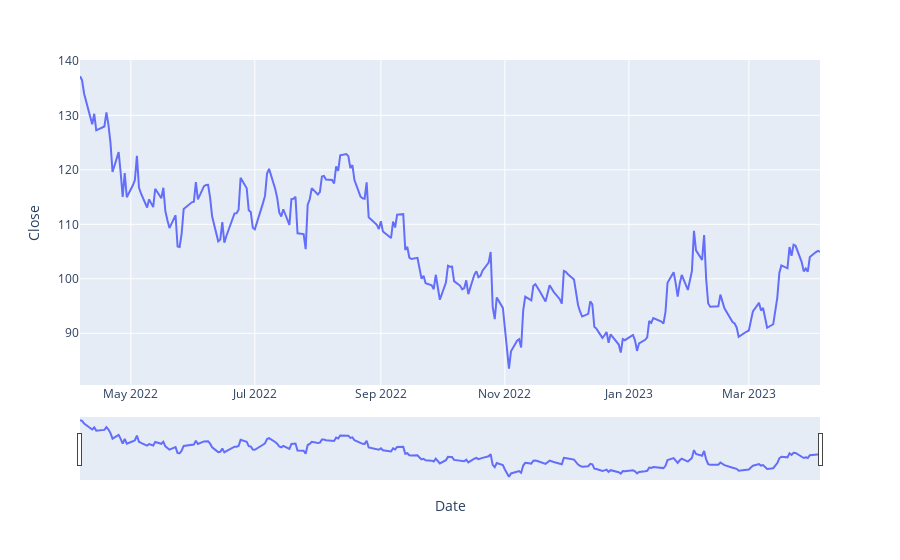

Write notebook code for a chart like this one.
### Code cell
figure = px.line(data, 
                 x='Date', 
                 y='Close')
figure.update_xaxes(rangeslider_visible=True)
figure.show()

### Figure 1 — Plotly figure (JSON) as saved in the notebook; plotly's stock layout.template omitted (floating-point values rounded to 4 significant figures; data arrays with more than 128 entries replaced by an {"elided": "..."} marker saying what was removed)
{"data": [{"hovertemplate": "Date=%{x}<br>Close=%{y}<extra></extra>", "legendgroup": "", "line": {"color": "#636efa", "dash": "solid"}, "marker": {"symbol": "circle"}, "mode": "lines", "name": "", "orientation": "v", "showlegend": false, "type": "scatter", "x": {"elided": "251 str values"}, "xaxis": "x", "y": {"elided": "251 float values"}, "yaxis": "y"}], "layout": {"legend": {"tracegroupgap": 0}, "margin": {"t": 60}, "xaxis": {"anchor": "y", "domain": [0, 1], "rangeslider": {"visible": true}, "title": {"text": "Date"}}, "yaxis": {"anchor": "x", "domain": [0, 1], "title": {"text": "Close"}}}}
